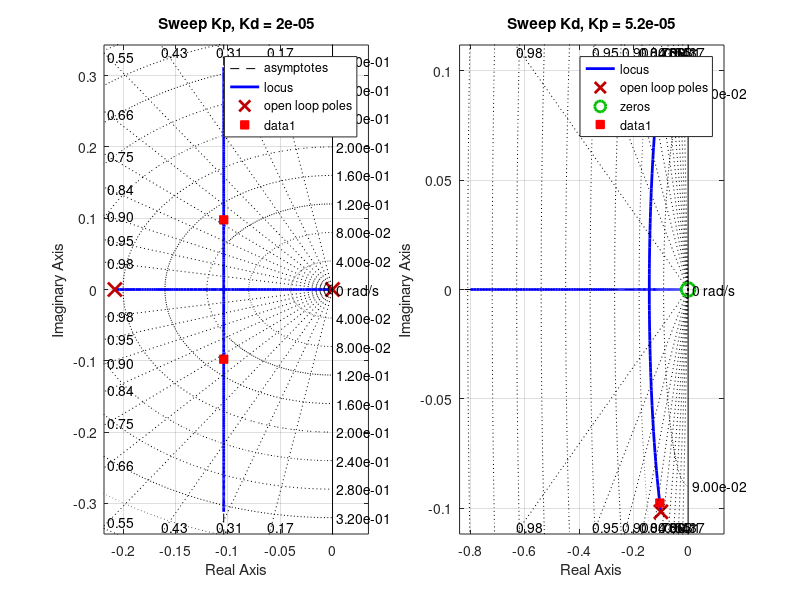

This figure's MATLAB source:
% Root locus of the permeate flow PD loop: target r (pulses/min), flow y (pulses/min),
% controller output u = Kp(r - y) - Kd*y' (RO pump speed units/s):
%
%   Y(s)/R(s) = a*Kp / (tau*s^2 + (1 + a*Kd)*s + a*Kp)
%
% Left: sweeps Kp with Kd fixed. Right: sweeps Kd with Kp fixed.
% Red squares: the closed-loop poles at the Kp and Kd below.

a = 1956;      % pulses/min per unit speed, from the speed ramp regression
tau = 5;       % s, PLACEHOLDER: measure it with a speed step
Kp = 5.2e-5;   % (speed/s) per (pulses/min)
Kd = 2e-5;     % (speed/s) per (pulses/min)/s

% 1 + Kp*L(s) = 0 and 1 + Kd*L(s) = 0, from the denominator above
L_Kp = tf(a, [tau, 1 + a*Kd, 0]);
L_Kd = tf([a, 0], [tau, 1, a*Kp]);

closed_loop = tf(a*Kp, [tau, 1 + a*Kd, a*Kp]);
poles = pole(closed_loop);

figure('Name', 'Flow PD root locus', 'NumberTitle', 'off', 'Position', [50 50 1200 520]);

subplot(1, 2, 1);
rlocus(L_Kp);
hold on;
plot(real(poles), imag(poles), 'rs', 'MarkerFaceColor', 'r');
hold off;
sgrid;
title(sprintf('Sweep Kp, Kd = %.3g', Kd));

subplot(1, 2, 2);
rlocus(L_Kd);
hold on;
plot(real(poles), imag(poles), 'rs', 'MarkerFaceColor', 'r');
hold off;
sgrid;
title(sprintf('Sweep Kd, Kp = %.3g', Kp));

[wn, zeta] = damp(closed_loop);
fprintf('Closed-loop poles at Kp = %.3g, Kd = %.3g:\n', Kp, Kd);
for i = 1:numel(poles)
    fprintf('  %.4f %+.4fj  (wn = %.4f rad/s, damping = %.3f)\n', ...
            real(poles(i)), imag(poles(i)), wn(i), zeta(i));
end
